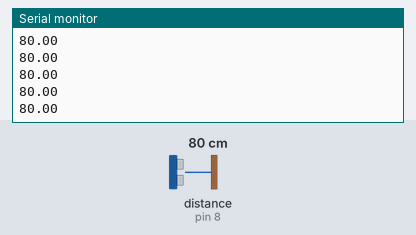
Recording of a sketch running on a simulated Arduino Uno, built with avr-gcc and run on an emulated ATmega328P. Parts: the last lines printed to the serial monitor. The inputs (shaded band) are chosen by the test bench; at power-on: distance to the obstacle (sensor on pin 8) 80 cm.

Above: at 1.2 s.
1.3 s: distance to the obstacle (sensor on pin 8) set to 2 cm
At 1.32 s:
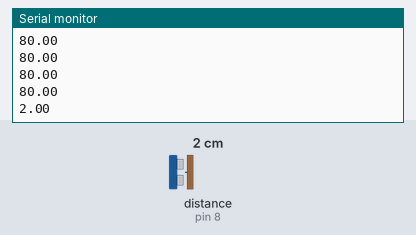
2.8 s: distance to the obstacle (sensor on pin 8) set to 4 cm
At 2.85 s:
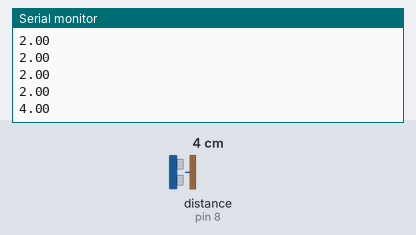
Timing chart, 0 to 5.8 s (numbered marks = the images above; inputs shaded):
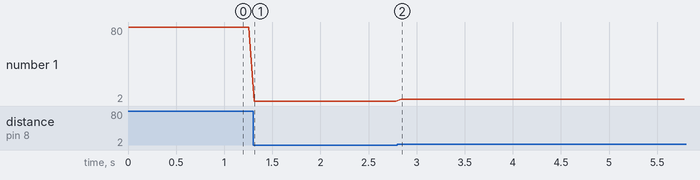

Measured:
- after the input at 1.3 s, the serial monitor: prints a new line at once (image 1)
- after the input at 2.8 s, the serial monitor: prints a new line at once (image 2)
- plotted number 1: 80 → 2 after the input at 1.3 s, 2 → 4 after the input at 2.8 s

The sketch:

sensorlibtest.ino
```cpp
#include <HCSR04.h>

HCSR04 hc(7, 8);

void setup() {
  Serial.begin(9600);
}

void loop() {
  Serial.println(hc.dist());
  delay(60);
}
```
